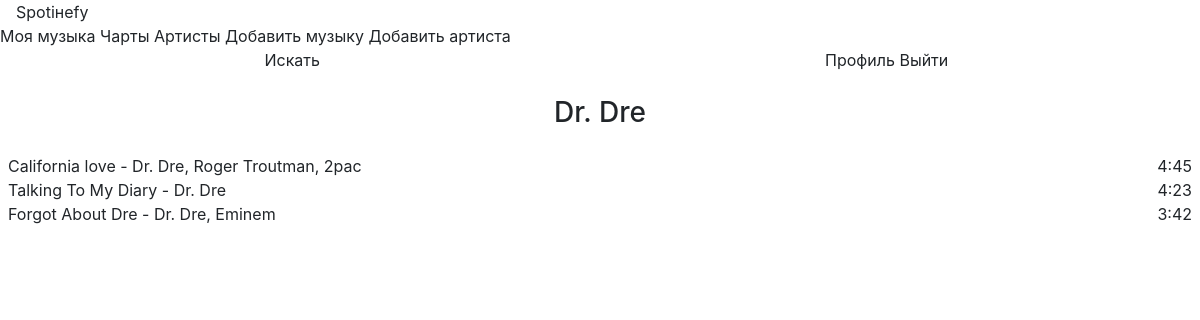
Screenshot of /artist/1 with the database file from the repository.
### data/authors.py (models this page shows)
class Author(SqlAlchemyBase):
    __tablename__ = 'authors'
    id = sqlalchemy.Column(sqlalchemy.Integer,
                           primary_key=True, autoincrement=True)
    name = sqlalchemy.Column(sqlalchemy.String, nullable=True)
    songs = orm.relationship("Song", secondary="links")

### data/songs.py (models this page shows)
class Song(SqlAlchemyBase):
    __tablename__ = 'songs'
    id = sqlalchemy.Column(sqlalchemy.Integer,
                           primary_key=True, autoincrement=True)
    name = sqlalchemy.Column(sqlalchemy.String, nullable=True)
    duration = sqlalchemy.Column(sqlalchemy.Integer)
    clip = sqlalchemy.Column(sqlalchemy.String, nullable=True)
    year = sqlalchemy.Column(sqlalchemy.Integer)
    authors = orm.relationship("Author", secondary="links")

### main.py (the view)
@app.route('/artist/<id>', methods=["POST", "GET"])
def give_artist(id):
    author = db_sess.query(Author).filter(Author.id == id).first()
    songs = []
    song_ids = list(db_sess.query(Link).filter(Link.author_id == id).all())
    song_ids = list(map(lambda x: x.song_id, song_ids))
    for i in range(len(song_ids)):
        songs.append(db_sess.query(Song).filter(Song.id == song_ids[i]).first())
    print(songs)
    for i in range(len(songs)):
        songs[i] = (", ".join(
            map(
                lambda x: x.name,
                db_sess.query(Author).filter(
                    Author.id.in_(json.loads(get_song_data(songs[i].id))["authors"])
                ),
            )
        ), songs[i])
    return render_template("give_artist.html", author=author, songs=songs)

### main.py (called while the page is built)
@app.route("/get-song-data/<id>")
def get_song_data(id):
    res = {}
    song = db_sess.query(Song).filter(Song.id == id).first()
    res["authors"] = list(
        map(lambda x: x.author_id, db_sess.query(Link).filter(Link.song_id == id))
    )
    res["year"] = song.year
    res["duration"] = song.duration
    res["name"] = song.name
    return json.dumps(res)

### templates/give_artist.html (shortened to what this page needs)
{% extends "base.html" %} {% block content %}
<div class = "search">
  <div style="display: flex">
    <div class="artist">
        <h3 align="center">{{author.name}}</h3>
    </div>
  </div>
  <b-list-group>
    {% for song in songs: %}
    <b-list-group-item class="d-flex align-items-center"  href="/share-song/{{song[1].id}}">
      <span class="mr-auto">{{song[1].name}} - {{song[0]}}</song></span>
      <b-badge variant="danger">{{song[1].duration // 60}}:{{song[1].duration % 60}}</b-badge>
    </b-list-group-item>
    {% endfor %}
  </b-list-group>
</div>
{% endblock %}

### static/css/style.css (style rules this page uses)
.artist { margin-left: auto !important; margin-right: auto !important; }
.artist { margin: 1rem; }
.search { margin: 0.5rem; }

### rows the page displays
Author: name "Dr. Dre", name "Talking To My Diary", duration "4", song[1].duration%60 "23"
Song: name "California love", song "Dr. Dre, Roger Troutman, 2pac", duration "4", song[1].duration%60 "45"
Song: name "Forgot About Dre", song "Dr. Dre, Eminem", duration "3", song[1].duration%60 "42"
